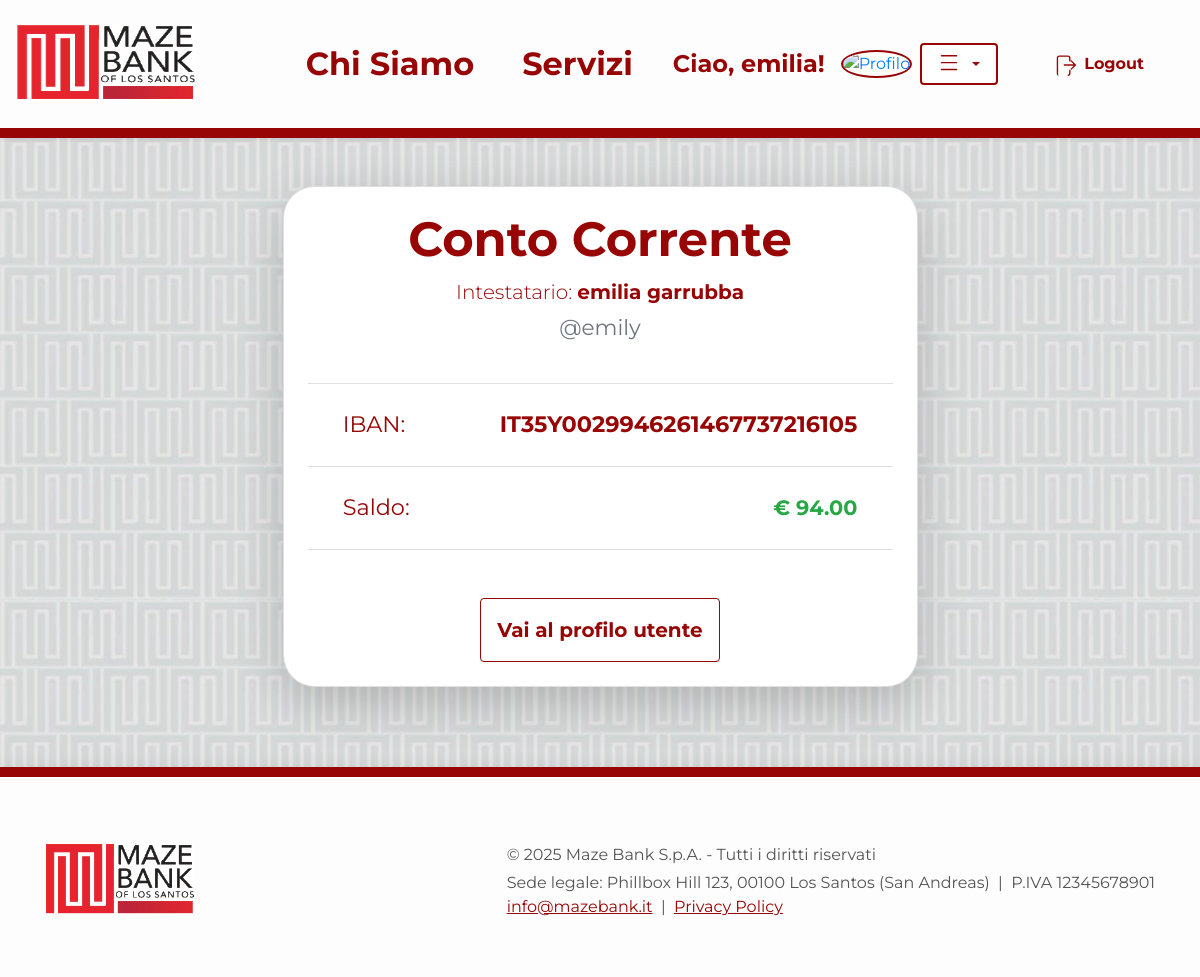
Page /banking/conto_corrente/7 (signed in) on the committed database.
### Banking/models.py (models this page shows, shortened)
class User(AbstractUser):
    email = models.EmailField('Email', unique=True, blank=False, null=False)
    first_name = models.CharField(max_length=150, blank=False)
    last_name = models.CharField(max_length=150, blank=False)
    data_nascita = models.DateField()
    indirizzo = models.CharField(max_length=255)
    citta = models.CharField(max_length=100)
    cellulare = PhoneNumberField(unique=True)
    immagine_profilo = models.ImageField(upload_to='profile_images/', blank=True, null=True)
    REQUIRED_FIELDS = ['email', 'first_name', 'last_name', 'data_nascita', 'indirizzo', 'citta', 'cellulare']

class ContoCorrente(models.Model):
    utente = models.OneToOneField(
        User,
        on_delete=models.CASCADE,
        related_name='conto_corrente'
    )
    iban = models.CharField(max_length=34, unique=True)
    saldo = models.DecimalField(max_digits=12, decimal_places=2, default=0.00)
    consulente = models.ForeignKey(
        User,
        on_delete=models.SET_NULL,
        null=True,
        blank=True,
        related_name='clienti_associati',
        limit_choices_to={'groups__name': 'consulenti'}
    )

### Banking/views/account_views/views.py (the view)
# urls.py: path('conto_corrente/<pk>', DettaglioContoCorrente.as_view(), name='conto_corrente'),
class DettaglioContoCorrente(LoginRequiredMixin, DetailView):
    model = ContoCorrente
    template_name = 'Banking/conto_corrente.html'
    context_object_name = 'conto_corrente'
    def get_object(self, queryset=None):
        user_pk = self.kwargs['pk']
        if int(self.request.user.pk) != int(user_pk):
            return redirect('/warning/')
        return ContoCorrente.objects.get(utente_id=user_pk)

### Banking/templates/Banking/conto_corrente.html (shortened to what this page needs)
{% extends "home.html" %}
{% load static %}
{% block content %}
<link rel="stylesheet" href="{% static 'css/Banking/conto.css' %}">
<div class="container my-5">
    <div class="row justify-content-center">
        <div class="col-lg-7">
            <div class="card shadow-lg p-4 conto-dashboard">
                <div class="text-center mb-4">
                    <h2 class="font-weight-bold text-mazebank-red">Conto Corrente</h2>
                    <p class="lead mb-1">Intestatario: <span class="font-weight-bold">{{ conto_corrente.utente.first_name }} {{ conto_corrente.utente.last_name }}</span></p>
                    <p class="text-muted">@{{ conto_corrente.utente.username }}</p>
                </div>
                <ul class="list-group list-group-flush mb-4">
                    <li class="list-group-item d-flex justify-content-between align-items-center">
                        <span>IBAN:</span>
                        <span class="font-weight-bold">{{ conto_corrente.iban }}</span>
                    </li>
                    <li class="list-group-item d-flex justify-content-between align-items-center">
                        <span>Saldo:</span>
                        <span class="font-weight-bold text-success" style="font-size:1.3rem;">€ {{ conto_corrente.saldo }}</span>
                    </li>
                </ul>
                <div class="mt-4 text-center">
                    <a href="{% url 'Banking:profilo' conto_corrente.utente.pk %}" class="btn btn-outline-primary font-weight-bold">
                        Vai al profilo utente
                    </a>
                </div>
            </div>
        </div>
    </div>
</div>
{% endblock %}

### templates/home.html (shortened to what this page needs)
{% load static %}
<!DOCTYPE html>
<html lang="it">
<head>
    {% block head %}
    <link href="https://cdn.jsdelivr.net/npm/bootstrap@4.6.2/dist/css/bootstrap.min.css" rel="stylesheet">
    <link href="{% static 'css/home.css' %}" rel="stylesheet">
    {% endblock %}
</head>
<body>
{% block navbar %}
<nav class="navbar navbar-expand-lg navbar shadow-sm justify-content-between navbar-mazebank">
    <a class="navbar-brand d-flex align-items-center" href="{% url 'homepage' %}">
        <img src="{% static 'imgs/logo2.jpg' %}" alt="MazeBank Logo" class="logo-img mr-3">
    </a>
    <div class="collapse navbar-collapse justify-content-end" id="navbarNav">
        <ul class="navbar-nav w-100 d-flex justify-content-end align-items-center">
            <li class="nav-item active mx-3">
                <a class="nav-link font-weight-bold h5 mb-0" href="{% url 'us' %}">Chi Siamo</a>
            </li>
            <li class="nav-item mx-3">
                <a class="nav-link font-weight-bold h5 mb-0" href="{% url 'services' %}">Servizi</a>
            </li>
            {% if not request.user.is_authenticated %}
                <li class="nav-item mx-3">
                    <a class="btn btn-outline-primary font-weight-bold px-4 py-2 d-flex align-items-center login-btn" href="{% url 'Banking:login' %}">
                        <span class="mr-2">
                            <svg xmlns="http://www.w3.org/2000/svg" width="22" height="22" fill="currentColor" class="bi bi-lock" viewBox="0 0 16 16">
                              <path d="M8 1a3 3 0 0 0-3 3v3h6V4a3 3 0 0 0-3-3zm-4 3a4 4 0 1 1 8 0v3a2 2 0 0 1 2 2v5a2 2 0 0 1-2 2H4a2 2 0 0 1-2-2V8a2 2 0 0 1 2-2V4z"/>
                            </svg>
                        </span>
                        Login
                    </a>
                </li>
                <li class="nav-item mx-3">
                    <a class="btn btn-mazebank-account font-weight-bold px-4 py-2 ml-2" href="{% url 'Banking:register' %}">Apri il Conto Online</a>
                </li>
            {% else %}
                <li class="nav-item mx-3 d-flex align-items-center">
                    <span class="font-weight-bold mr-2" style="font-size:1.5rem;">
                        Ciao, {{ request.user.first_name|default:request.user.username }}!
                    </span>
                    <div class="d-flex align-items-center">
                        {% if request.user.immagine_profilo %}
                            <a href="{% url 'Banking:profilo' request.user.pk %}">
                                <img src="{{ request.user.immagine_profilo.url }}" alt="Profilo" class="navbar-profile-img ml-2" style="cursor:pointer;">
                            </a>
                        {% else %}
                            <a href="{% url 'Banking:profilo' request.user.pk %}">
                                <img src="{% static 'imgs/default_profile.png' %}" alt="Profilo" class="navbar-profile-img ml-2" style="cursor:pointer;">
                            </a>
                        {% endif %}
                        <div class="dropdown ml-2">
                            <button class="btn btn-outline-secondary dropdown-toggle px-3 py-2 d-flex align-items-center" type="button" id="profileDropdown" data-toggle="dropdown" aria-haspopup="true" aria-expanded="false">
                                <svg xmlns="http://www.w3.org/2000/svg" width="22" height="22" fill="currentColor" class="bi bi-list mr-2" viewBox="0 0 16 16">
                                  <path fill-rule="evenodd" d="M2.5 12.5a.5.5 0 0 1 0-1h11a.5.5 0 0 1 0 1h-11zm0-5a.5.5 0 0 1 0-1h11a.5.5 0 0 1 0 1h-11zm0-5a.5.5 0 0 1 0-1h11a.5.5 0 0 1 0 1h-11z"/>
                                </svg>
                            </button>
                        </div>
                    </div>
                </li>
                <li class="nav-item mx-3">
                    <form action="{% url 'Banking:logout' %}" method="post" style="display:inline;">
                        <button type="submit" class="btn btn-outline-danger font-weight-bold px-4 py-2 d-flex align-items-center" style="border:none; background:none;">
                            <span class="mr-2">
                            </span>
                            Logout
                        </button>
                    </form>
                </li>
            {% endif %}
        </ul>
    </div>
</nav>
{% endblock %}
{% block content %}{% endblock %}
{% block footer %}
<footer class="footer-custom">
    <div class="container d-flex flex-column flex-md-row align-items-center justify-content-between py-4">
        <div class="d-flex align-items-center mb-3 mb-md-0">
            <img src="{% static 'imgs/logo2.jpg' %}" alt="MazeBank Logo" class="footer-logo mr-3">
        </div>
        <div class="footer-details text-center text-md-left mt-2 mt-md-0">
            <div class="mb-1">
                &copy; {% now "Y" %} Maze Bank S.p.A. - Tutti i diritti riservati
            </div>
            <div>
                Sede legale: Phillbox Hill 123, 00100 Los Santos (San Andreas) &nbsp;|&nbsp; P.IVA 12345678901
            </div>
            <div>
                <a href="mailto:info@mazebank.it" class="footer-link">info@mazebank.it</a> &nbsp;|&nbsp; <a href="#" class="footer-link">Privacy Policy</a>
            </div>
        </div>
    </div>
</footer>
{% endblock %}
</body>
</html>

### static/css/home.css (style rules this page uses)
body { min-height: 100vh; background: url("../imgs/Sfondo.jpg") repeat; background-size: 200px 600px; background-position: top left; color: #970505; }
.logo-img { height: 80px; width: 180px ; }
.footer-custom { background: #FDFDFD; border-top: 10px solid #970505; width: 100%; padding: 2.5rem 0 2rem 0; text-align: center; font-size: 1.15rem; color: #333; box-shadow: 0 -2px 16px rgba(0,0,0,0.06); position: relative; bottom: 0; left: 0; margin-top: 80px; }
.footer-logo { height: 80px; width: 150px; object-fit: contain; margin-right: 1rem; }
.footer-details { font-size: 1rem; color: #555; }
.footer-link { color: #970505; text-decoration: underline; transition: color 0.2s; }
body, .jumbotron, .carousel-caption, .navbar, .footer { font-family: 'Montserrat', Arial, Helvetica, sans-serif; }
.navbar { background-color: #FDFDFD !important; min-height: 90px; border-bottom: 10px solid #970505; }
.navbar-nav .nav-link { font-size: 2rem; color: #970505 !important; transition: color 0.2s; padding-left: 1.5rem; padding-right: 1.5rem; }
.navbar-profile-img { width: 80px; height: 80px; object-fit: cover; border: 2.5px solid #970505; border-radius: 50%; background: #fff; }
.btn-outline-primary { border-color: #970505; color: #970505; }
.text-mazebank-red { color: #970505 !important; }
.btn-outline-danger { border-color: #970505 !important; color: #970505 !important; }
.navbar-mazebank { padding-top: 1.2rem; padding-bottom: 1.2rem; }
#profileDropdown.btn-outline-secondary { border: 2.5px solid #970505 !important; color: #970505 !important; background: #fff !important; }
* { cursor: url("../imgs/cursor.cur"), auto !important; }

### static/css/Banking/conto.css (style rules this page uses)
.conto-dashboard { padding: 4rem 4rem 3.5rem 4rem; font-size: 1.35rem; border-radius: 2rem; max-width: 850px; margin: 0 auto; box-shadow: 0 0 40px 0 rgba(0,0,0,0.13); }
.conto-dashboard h2 { font-size: 3rem; }
.conto-dashboard .list-group-item { font-size: 1.4rem; padding: 1.5rem 2.2rem; }
.conto-dashboard .btn { font-size: 1.25rem; padding: 1rem }

### rows in the picture
User: user.first_name "emilia"
ContoCorrente: utente.first_name "emilia", utente.last_name "garrubba", utente.username "emily", iban "IT35Y0029946261467737216105", saldo "94.00"
